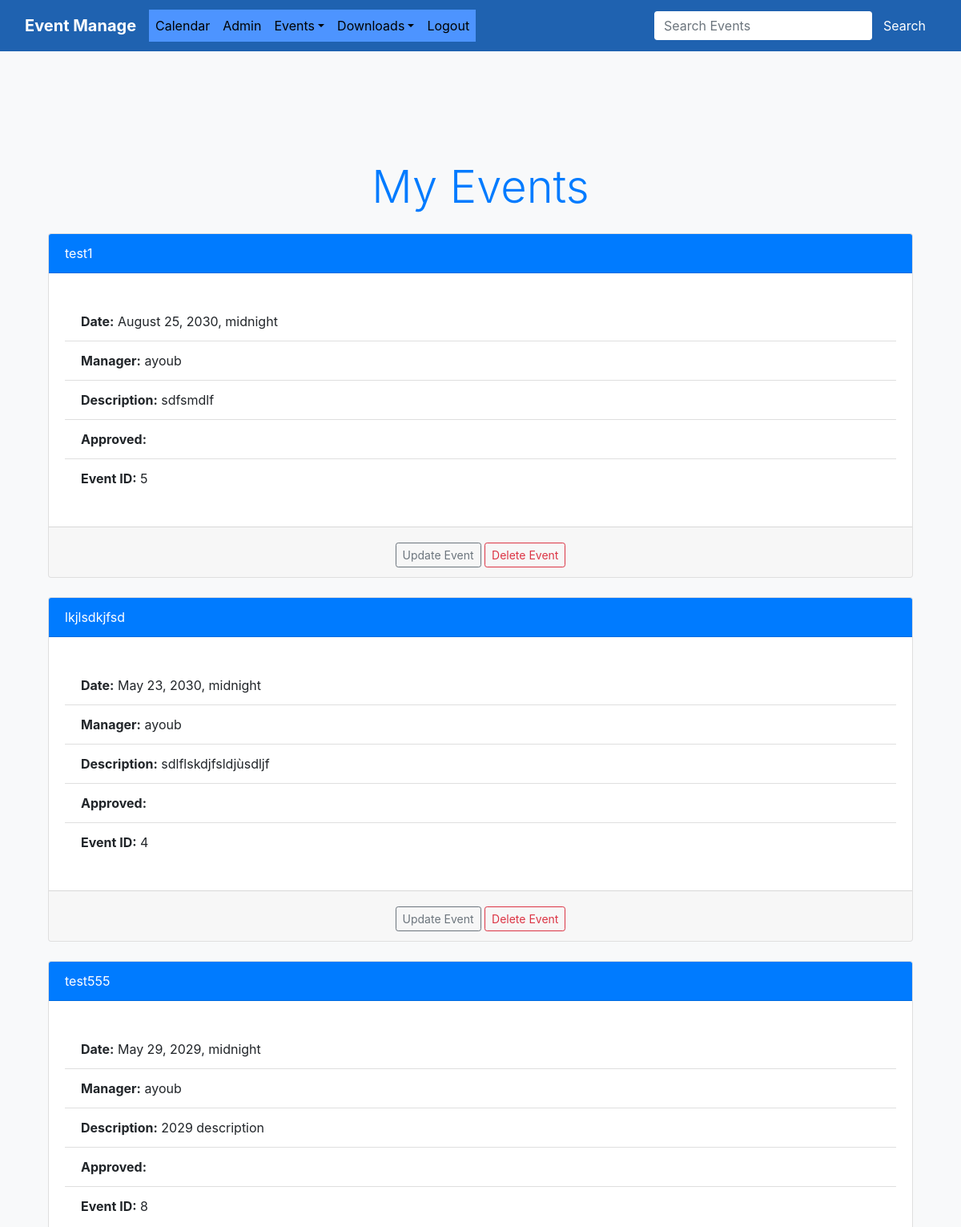
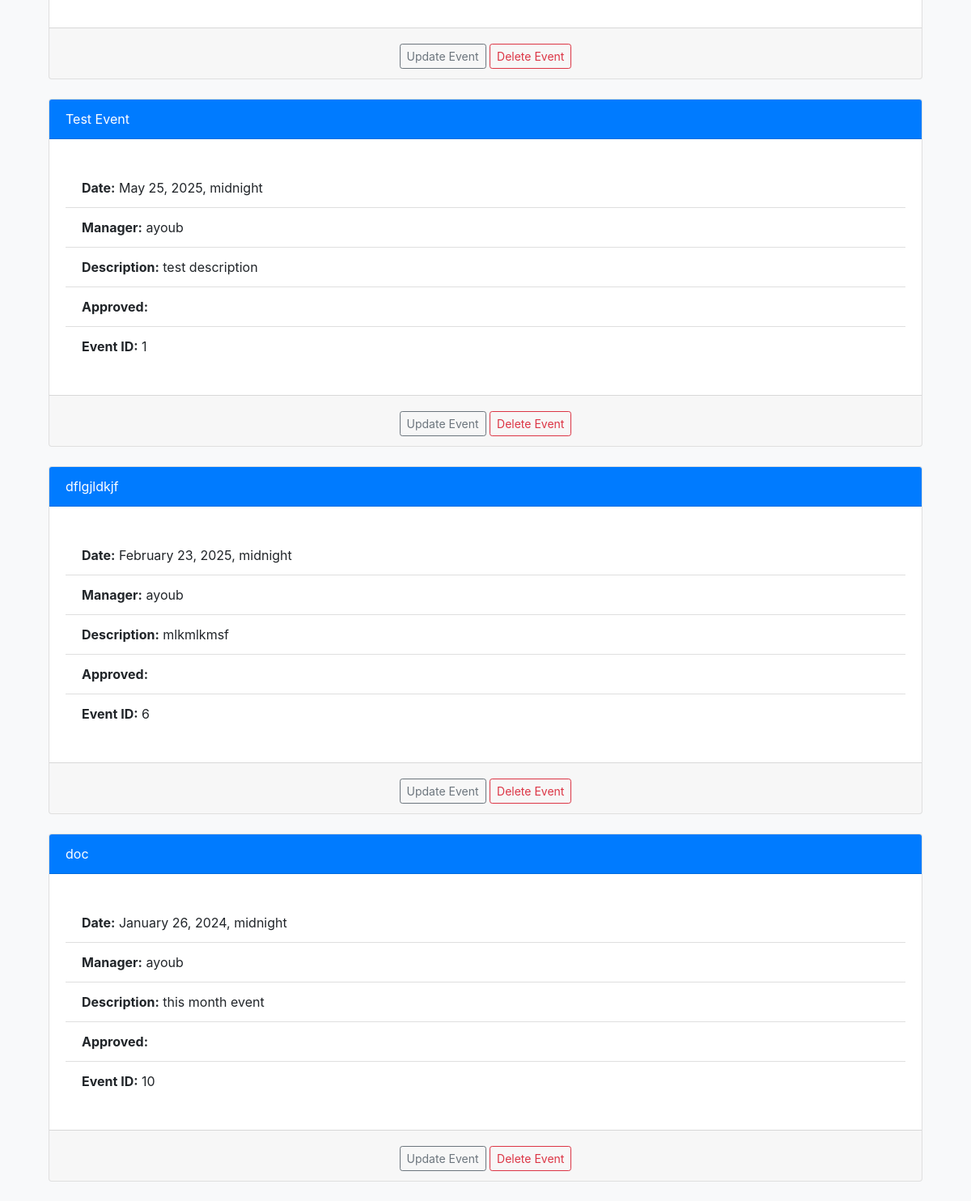
The app's page /my_events (signed in) with its own data (2 pictures, top to bottom).
### events/models.py (models this page shows)
class Event(models.Model):
    name = models.CharField("Event Name", max_length=200)
    event_date = models.DateTimeField("Event Date")
    manager = models.ForeignKey(User, on_delete=models.SET_DEFAULT, default=get_superuser, related_name="manager")
    description = models.TextField(blank=True)
    attendees = models.ManyToManyField(User, blank=True, related_name="attendees")
    def __str__(self):
        return self.name

### events/views.py (the view)
# urls.py: path("my_events", views.my_events, name="my-events"),
def my_events(request):
    if request.user.is_authenticated:
        manager_events_query = Event.objects.filter(manager=request.user)
        print(f"Authenticated user: {request.user}")  # print the authenticated user
        print(f"Manager events query: {manager_events_query}")  # print the manager's events query
        attendee_events_query = Event.objects.filter(attendees=request.user)
        print(f"Attendee events query: {attendee_events_query}")  # print the attendee's events query
        events_query = manager_events_query.union(attendee_events_query).order_by("-event_date", "name")
        p = Paginator(events_query, 6)
        page = request.GET.get("page")
        events = p.get_page(page)
        print(f"Events: {events}")  # print the events
        return render(request, "events/my_events.html", {"events": events, "datetime": datetime.now()})
    else:
        messages.success(request, ("You aren't Logged in. Please Login/Register First to view your Events !!!"))
        return redirect("login")

### events/templates/events/my_events.html
﻿{% extends 'events/base.html' %}
{% block content %}
    <div class="container mt-5">
        <h1 class="display-4 text-primary text-center mb-4">My Events</h1>
        {% for event in events %}
            <div class="card mb-4">
                <div class="card-header bg-primary text-white">
                    {{ event.name }}
                </div>
                <div class="card-body">
                    <p class="card-text">
                        <ul class="list-group list-group-flush">
                            <li class="list-group-item"><strong>Date:</strong> {{ event.event_date|date:"F j, Y, P" }}</li>
                            <li class="list-group-item"><strong>Manager:</strong> {{ event.manager|default:"N/A" }}</li>
                            <li class="list-group-item"><strong>Description:</strong> {{ event.description|default:"N/A" }}</li>
                            <li class="list-group-item"><strong>Approved:</strong> {{ event.approved }}</li>
                            <li class="list-group-item"><strong>Event ID:</strong> {{ event.id }}</li>
                        </ul>
                    </p>
                </div>
                {% if user.is_authenticated and user == event.manager %}
                    <div class="card-footer text-muted text-center">
                        <a href="{% url 'update-event' event.id %}" class="btn btn-outline-secondary btn-sm">Update Event</a>
                        <a href="{% url 'delete-event' event.id %}" class="btn btn-outline-danger btn-sm">Delete Event</a>
                    </div>
                {% endif %}
            </div>
        {% empty %}
            <p class="text-center">No events found.</p>
        {% endfor %}
    </div>
{% endblock %}

### static/css/styles.css (style rules this page uses)
body { background-color: #f8f9fa; padding-top: 56px; }
.form-control, .btn { margin-top: 0.5em; }

### events/templates/events/base.html (style rules this page uses)
body { background-color: #dedcdc; }

### events/templates/events/navbar.html (style rules this page uses)
body { background-color: #f8f9fa; }
.form-control, .btn { margin-top: 0.5em; }

### records on screen
Event: name "test1", event_date "August 25, 2030, midnight", manager "ayoub", description "sdfsmdlf", id "5", shows "Update Event"
Event: name "lkjlsdkjfsd", event_date "May 23, 2030, midnight", manager "ayoub", description "sdlflskdjfsldjùsdljf", id "4", shows "Update Event"
Event: name "test555", event_date "May 29, 2029, midnight", manager "ayoub", description "2029 description", id "8", shows "Update Event"
Event: name "Test Event", event_date "May 25, 2025, midnight", manager "ayoub", description "test description", id "1", shows "Update Event"
Event: name "dflgjldkjf", event_date "February 23, 2025, midnight", manager "ayoub", description "mlkmlkmsf", id "6", shows "Update Event"
Event: name "doc", event_date "January 26, 2024, midnight", manager "ayoub", description "this month event", id "10", shows "Update Event"
